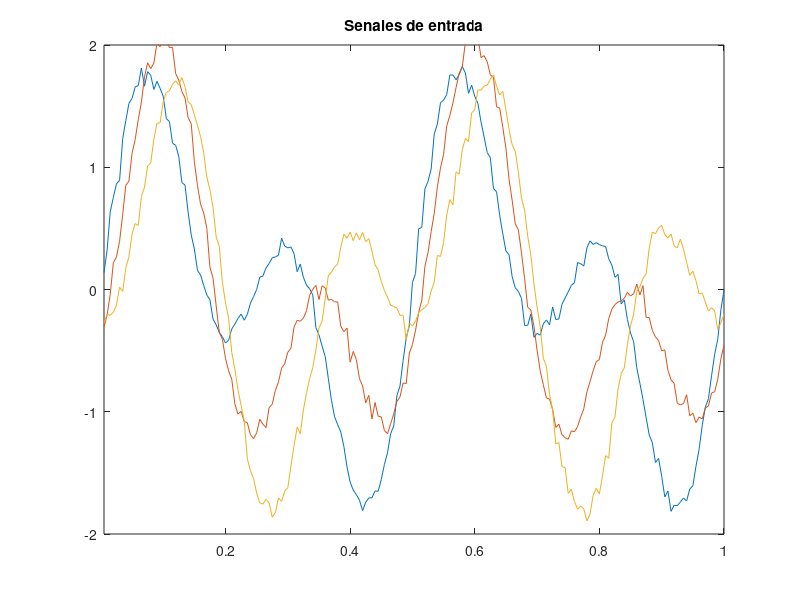
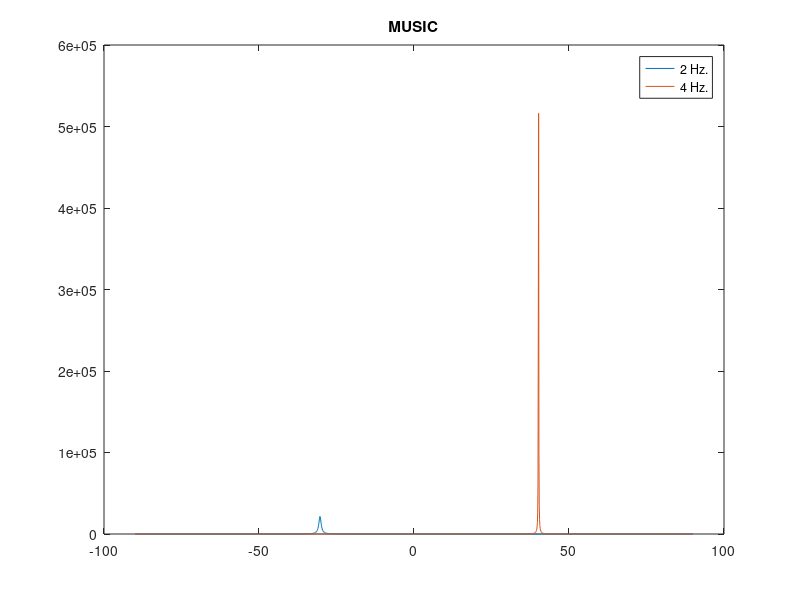

MATLAB code to generate these figures, in order:
%

doas = [-30 40];    %directional of arrival of both signals in degrees

d = 20;             %distance between microphones in meters

noise_w = 0.5;      %noise presence (between 0 and 1)

K = 200;        %signal size in samples, also frequency sampling
w = [0:(K/2), -(K/2)+1:-1]; 
                %frequency vector
%%%%%%%%

freq = [2 4]; %base frequency for signals

c = 343;            %speed of sound
fs = K;             %sampling frequency same as signal size (1 second)
t = (1:K)/K;        %time vector (1 second)

N = 3;              %number of microphones
r = 2;              %number of signals in signal sub-space

%original signals
s1 = sin(2*pi*freq(1)*t);
s2 = sin(2*pi*freq(2)*t);

s1_f = fft(s1);
s2_f = fft(s2);

%microphones
x = s1 + s2;
y = real(ifft(fft(s1).*exp(-i*2*pi*w*(d/c)*sin(doas(1)*pi/180)))) + real(ifft(fft(s2).*exp(-i*2*pi*w*(d/c)*sin(doas(2)*pi/180))));
z = real(ifft(fft(s1).*exp(-i*2*pi*w*(2*d/c)*sin(doas(1)*pi/180)))) + real(ifft(fft(s2).*exp(-i*2*pi*w*(2*d/c)*sin(doas(2)*pi/180))));

%adding noise
x = x + randn(1,K)*noise_w/10;
y = y + randn(1,K)*noise_w/10;
z = z + randn(1,K)*noise_w/10;

figure(1); plot(t,x,t,y,t,z); axis([min(t) max(t) -2 2]); title('Senales de entrada')

%data matrix with noise
X = [fft(x); fft(y); fft(z)];

%%% MUSIC
%define angles to look for orthogonality
angles = -90:0.1:90;
music_spectrum = zeros(r,length(angles));

%normally, you should do the next step for each appropriate frequency
%we're only doing it in the frequencies that most closely fit s1's and s2's frequency

this_ws = [3 , 5]; %since w(3) == 2 and w(5) == 4

for f = 1:length(this_ws)
  this_w = this_ws(f);

  this_X = X(:,this_w);

  %covariance matrix
  R = this_X*this_X'; %this matrix should be calculated using past windows,
                      %but for now using only current window

  %eigendecomposicion of covariance matrix
  % Q: vectors
  % D: values
  [Q,D] = eig(R);

  %sorting eigenvalues
  [D,I] = sort(diag(D),1,'descend');

  %sorting eigenvectors
  Q = Q(:,I);

  %getting signal eigenvectors
  Qs = Q(:,1:r);   %this could be done without knowing r

  %getting noise eigenvectors
  Qn = Q(:,r+1:N);


  %compute steering vectors corresponding to values in angles
  a1 = zeros(N,length(angles));
  a1(1,:) = ones(1,length(angles)); %first microphones is reference, no delay
  a1(2,:) = exp(-i*2*pi*w(this_w)*(d/c)*sin(angles*pi/180));   % second mic, delayed one distance
  a1(3,:) = exp(-i*2*pi*w(this_w)*(2*d/c)*sin(angles*pi/180));% third mic, delayed double distance

  %compute MUSIC spectrum
  for k=1:length(angles)
    music_spectrum(f,k)=abs(1/(a1(:,k)'*Qn*Qn'*a1(:,k)));
  end
end

figure(2)
%plotting all MUSIC spectra from all evaluated frequencies
plot(angles,music_spectrum');  title('MUSIC');
legend("2 Hz.", "4 Hz.")